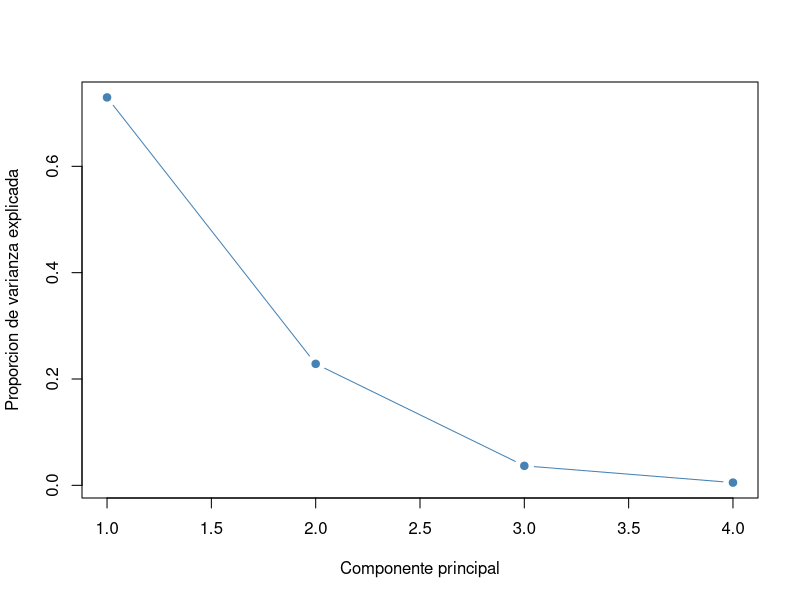
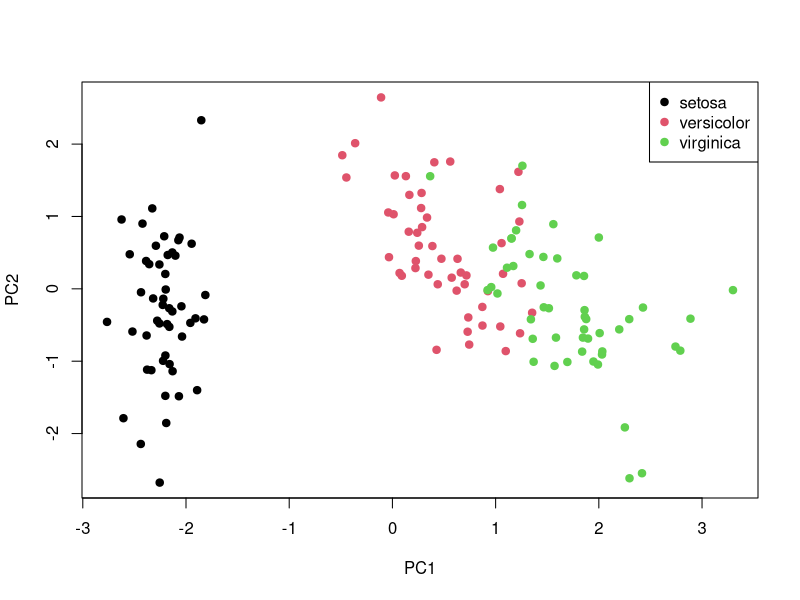

R code for these plots, in order:
data(iris)
X <- iris[, 1:4]
pca <- prcomp(X, scale. = TRUE)
summary(pca)
pca$rotation
head(pca$x)
var_exp <- pca$sdev^2 / sum(pca$sdev^2)
round(var_exp, 3)
cumsum(var_exp)
plot(var_exp,
     type = "b",
     pch = 19,
     xlab = "Componente principal",
     ylab = "Proporcion de varianza explicada",
     col = "steelblue")

plot(pca$x[,1], pca$x[,2],
     pch = 19,
     col = iris$Species,
     xlab = "PC1",
     ylab = "PC2")
legend("topright",
       legend = levels(iris$Species),
       col = 1:3,
       pch = 19)
